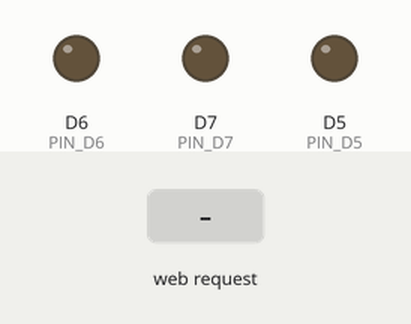
Recording of a sketch running on a simulated ESP8266 (NodeMCU). On the bench: output pins drawn as LEDs (lit = HIGH). The inputs (shaded band) are chosen by the test bench.

Above: at 1.2 s.
1.3 s: HTTP request GET /toggle?pin=d5 received
At 2.3 s:
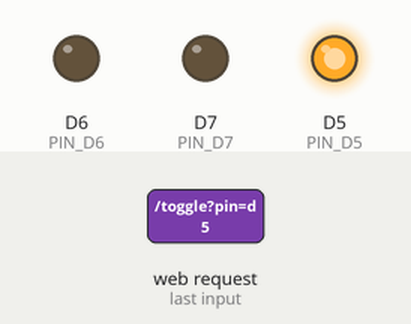
2.8 s: HTTP request GET /toggle?pin=d6 received
At 3.5 s:
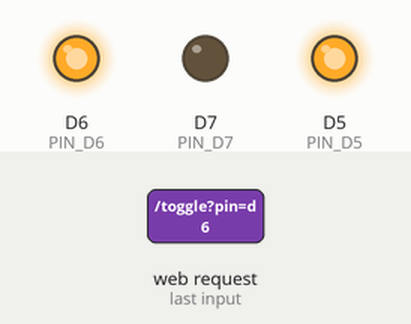
4.3 s: HTTP request GET /toggle?pin=d7 received
At 4.6 s:
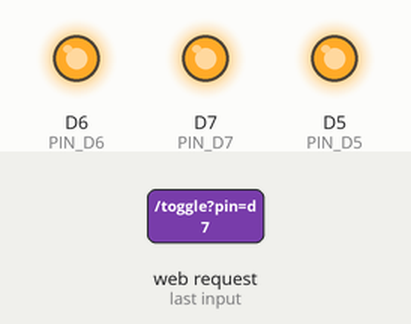
5.8 s: HTTP request GET /toggle?pin=d5 received
At 6.9 s:
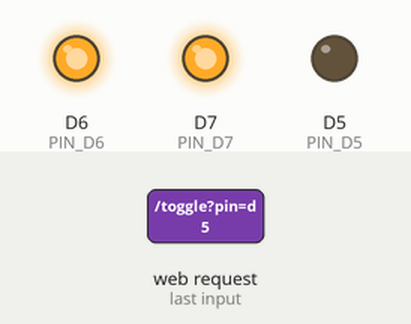
7.3 s: HTTP request GET /toggle?pin=d6 received
At 8.1 s:
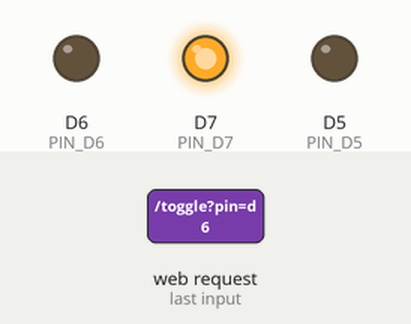
Timing chart, 0 to 9.8 s (numbered marks = the images above; inputs shaded):
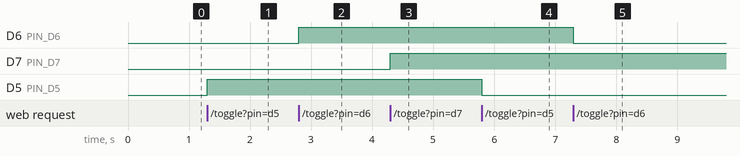

Measured:
- after the input at 1.3 s, D5 (PIN_D5): LOW → HIGH at once
- after the input at 2.8 s, D6 (PIN_D6): LOW → HIGH at once
- after the input at 4.3 s, D7 (PIN_D7): LOW → HIGH at once
- after the input at 5.8 s, D5 (PIN_D5): HIGH → LOW at once
- after the input at 7.3 s, D6 (PIN_D6): HIGH → LOW at once

The sketch:

AP_sensor_graph.ino
```cpp
#include <ESP8266WiFi.h>
#include <ESP8266WebServer.h>

const char *ssid = "ESP8266-Control-IoT";
const char *password = "12345678";
//192.168.4.1
ESP8266WebServer server(80);

const int PIN_D5 = 14;
const int PIN_D6 = 12;
const int PIN_D7 = 13;

const char INDEX_HTML[] PROGMEM = R"rawliteral(
<!DOCTYPE html>
<html>
<head>
  <meta charset="UTF-8">
  <meta name="viewport" content="width=device-width, initial-scale=1.0">
  <title>Blynk ESP8266 Dashboard</title>
  <style>
    body { background-color: #15171c; color: #a0a5b1; font-family: sans-serif; text-align: center; margin: 0; padding: 15px; }
    h2 { font-size: 13px; letter-spacing: 2px; color: #5f6675; text-transform: uppercase; margin-bottom: 15px; }

    .card { background: #1e222b; border-radius: 12px; padding: 15px; margin: 12px auto; max-width: 320px; box-shadow: 0 4px 15px rgba(0,0,0,0.4); box-sizing: border-box; }

    /* Header การ์ดแบบมีปุ่ม Export */
    .card-title-bar { display: flex; justify-content: space-between; align-items: center; margin-bottom: 12px; }
    .card-title { font-size: 11px; color: #6b7280; font-weight: bold; letter-spacing: 1px; margin: 0; text-align: left; }

    .card-gauge { padding-bottom: 25px; }

    /* ปุ่ม Export CSV */
    .btn-export { background: #00e5ff; color: #15171c; border: none; padding: 4px 10px; border-radius: 4px; font-size: 10px; font-weight: bold; cursor: pointer; transition: 0.2s; outline: none; }
    .btn-export:active { transform: scale(0.95); background: #00b3cc; }

    /* ปุ่มกด Blynk */
    .btn-container { display: flex; justify-content: space-around; align-items: center; }
    .btn-wrap { display: flex; flex-direction: column; align-items: center; }
    .btn { width: 65px; height: 65px; border-radius: 50%; background: #15171c; border: 3px solid #2d333f; color: #5f6675; font-size: 15px; font-weight: bold; cursor: pointer; transition: all 0.2s ease; outline: none; }
    .btn-sub { font-size: 11px; color: #5f6675; margin-top: 8px; }

    .btn.d5.active { border-color: #e74c3c; color: #e74c3c; box-shadow: 0 0 15px rgba(231, 76, 60, 0.4); }
    .btn.d6.active { border-color: #f1c40f; color: #f1c40f; box-shadow: 0 0 15px rgba(241, 196, 15, 0.4); }
    .btn.d7.active { border-color: #2ecc71; color: #2ecc71; box-shadow: 0 0 15px rgba(46, 204, 113, 0.4); }

    /* เกจวัดความเร็ว A0 */
    .gauge-box { position: relative; width: 180px; height: 135px; margin: 0 auto; }
    svg { transform: rotate(135deg); }
    circle { fill: none; stroke-width: 10; stroke-linecap: round; }
    .bg-arc { stroke: #2a2e39; }
    .val-arc { stroke: #2ecc71; stroke-dasharray: 330; stroke-dashoffset: 330; transition: stroke-dashoffset 0.3s ease; }
    .gauge-num { position: absolute; top: 42%; left: 50%; transform: translate(-50%, -50%); font-size: 32px; font-weight: bold; color: #ffffff; }
    .gauge-minmax { display: flex; justify-content: space-between; width: 140px; margin: 15px auto 0; font-size: 11px; color: #5f6675; }

    /* กราฟเส้น HTML5 Canvas */
    canvas { background: #15171c; border-radius: 8px; border: 1px solid #2a2e39; display: block; margin: 0 auto; }

    /* Terminal Console */
    .terminal { background: #0d0f14; border: 1px solid #2a2e39; border-radius: 8px; height: 120px; overflow-y: auto; font-family: 'Courier New', monospace; font-size: 11px; color: #00ff66; text-align: left; padding: 10px; box-sizing: border-box; }
    .terminal-line { margin-bottom: 4px; word-break: break-all; }
    .terminal-time { color: #5f6675; }
  </style>
</head>
<body>
  <h2>ESP8266 AP DASHBOARD</h2>

  <!-- BUTTONS CARD -->
  <div class="card">
    <div class="card-title">BUTTONS CONTROL</div>
    <div class="btn-container">
      <div class="btn-wrap">
        <button id="btnD5" class="btn d5" onclick="togglePin('d5')">D5</button>
        <div class="btn-sub">SWITCH</div>
      </div>
      <div class="btn-wrap">
        <button id="btnD6" class="btn d6" onclick="togglePin('d6')">D6</button>
        <div class="btn-sub">SWITCH</div>
      </div>
      <div class="btn-wrap">
        <button id="btnD7" class="btn d7" onclick="togglePin('d7')">D7</button>
        <div class="btn-sub">SWITCH</div>
      </div>
    </div>
  </div>

  <!-- GAUGE CARD -->
  <div class="card card-gauge">
    <div class="card-title">GAUGE (ANALOG A0)</div>
    <div class="gauge-box">
      <svg width="180" height="180">
        <circle class="bg-arc" cx="90" cy="90" r="70" stroke-dasharray="330 440" />
        <circle id="arcVal" class="val-arc" cx="90" cy="90" r="70" stroke-dasharray="330 440" />
      </svg>
      <div id="txtA0" class="gauge-num">0</div>
    </div>
    <div class="gauge-minmax">
      <span>0</span>
      <span>1023</span>
    </div>
  </div>

  <!-- GRAPH CARD -->
  <div class="card">
    <div class="card-title">REAL-TIME GRAPH (A0)</div>
    <canvas id="chartCanvas" width="290" height="120"></canvas>
  </div>

  <!-- TERMINAL CARD + EXPORT CSV -->
  <div class="card">
    <div class="card-title-bar">
      <span class="card-title">TERMINAL DATA</span>
      <button class="btn-export" onclick="exportCSV()">EXPORT CSV</button>
    </div>
    <div id="terminal" class="terminal">
      <div class="terminal-line"><span class="terminal-time">[SYS]</span> Terminal Initialized...</div>
    </div>
  </div>

<script>
  let historyData = new Array(30).fill(0); // ข้อมูลสำหรับวาดกราฟ 30 จุด
  let csvLogArray = [];                   // อาร์เรย์สะสมข้อมูลสำหรับ Export CSV

  function togglePin(pin) {
    fetch('/toggle?pin=' + pin)
      .then(res => res.json())
      .then(data => {
        setBtnState(pin, data.state);
      });
  }

  function setBtnState(pin, state) {
    const el = document.getElementById('btn' + pin.toUpperCase());
    if (state) el.classList.add('active');
    else el.classList.remove('active');
  }

  function drawChart(newVal) {
    historyData.push(newVal);
    historyData.shift();

    const canvas = document.getElementById('chartCanvas');
    const ctx = canvas.getContext('2d');
    const w = canvas.width;
    const h = canvas.height;

    ctx.clearRect(0, 0, w, h);

    ctx.strokeStyle = '#2a2e39';
    ctx.lineWidth = 1;
    for (let y = 0; y <= h; y += h / 4) {
      ctx.beginPath();
      ctx.moveTo(0, y);
      ctx.lineTo(w, y);
      ctx.stroke();
    }

    ctx.strokeStyle = '#00e5ff';
    ctx.lineWidth = 2;
    ctx.beginPath();
    let step = w / (historyData.length - 1);

    for (let i = 0; i < historyData.length; i++) {
      let x = i * step;
      let y = h - (historyData[i] / 1023.0 * (h - 10)) - 5;
      if (i === 0) ctx.moveTo(x, y);
      else ctx.lineTo(x, y);
    }
    ctx.stroke();
  }

  function appendTerminal(val) {
    const term = document.getElementById('terminal');
    const now = new Date().toLocaleTimeString();
    const voltage = (val / 1023.0 * 3.3).toFixed(2);

    // สะสมข้อมูลไว้ใน Array สำหรับ Export CSV (จำกัดไว้ไม่เกิน 500 แถวเพื่อไม่ให้หนักเบราว์เซอร์)
    csvLogArray.push({ time: now, raw: val, volt: voltage });
    if (csvLogArray.length > 500) csvLogArray.shift();

    const line = document.createElement('div');
    line.className = 'terminal-line';
    line.innerHTML = `<span class="terminal-time">[${now}]</span> A0 Raw: <b>${val}</b> (${voltage}V)`;

    term.appendChild(line);

    if (term.childNodes.length > 25) {
      term.removeChild(term.firstChild);
    }
    term.scrollTop = term.scrollHeight;
  }

  // ฟังก์ชันดาวน์โหลดไฟล์ CSV
  function exportCSV() {
    if (csvLogArray.length === 0) {
      alert("ยังไม่มีข้อมูล A0 สำหรับ Export");
      return;
    }

    let csvContent = "\uFEFFTime,A0_Raw,Voltage_V\n"; // \uFEFF ช่วยให้เปิดภาษาไทยใน Excel ได้ถูกต้อง
    csvLogArray.forEach(row => {
      csvContent += `"${row.time}",${row.raw},${row.volt}\n`;
    });

    const blob = new Blob([csvContent], { type: 'text/csv;charset=utf-8;' });
    const url = URL.createObjectURL(blob);
    const link = document.createElement('a');
    link.setAttribute('href', url);
    link.setAttribute('download', `ESP8266_A0_Data_${Date.now()}.csv`);
    document.body.appendChild(link);
    link.click();
    document.body.removeChild(link);
    URL.revokeObjectURL(url);
  }

  function updateData() {
    fetch('/getA0')
      .then(res => res.json())
      .then(data => {
        let val = data.val;
        document.getElementById('txtA0').innerText = val;
        let offset = 330 - (val / 1023.0 * 330);
        document.getElementById('arcVal').style.strokeDashoffset = offset;

        drawChart(val);
        appendTerminal(val);
      });
  }

  fetch('/status')
    .then(res => res.json())
    .then(data => {
      setBtnState('d5', data.d5);
      setBtnState('d6', data.d6);
      setBtnState('d7', data.d7);
    });

  setInterval(updateData, 500);
</script>
</body>
</html>
)rawliteral";

void handleRoot() { server.send(200, "text/html", INDEX_HTML); }

void handleGetA0() {
  int val = analogRead(A0);
  String json = "{\"val\":" + String(val) + "}";
  server.send(200, "application/json", json);
}

void handleToggle() {
  if (!server.hasArg("pin")) {
    server.send(400, "text/plain", "Bad Request");
    return;
  }
  String pin = server.arg("pin");
  int targetPin = -1;

  if (pin == "d5") targetPin = PIN_D5;
  else if (pin == "d6") targetPin = PIN_D6;
  else if (pin == "d7") targetPin = PIN_D7;

  if (targetPin != -1) {
    int currentState = digitalRead(targetPin);
    digitalWrite(targetPin, !currentState);

    String json = "{\"state\":" + String(!currentState) + "}";
    server.send(200, "application/json", json);
  } else {
    server.send(400, "text/plain", "Invalid Pin");
  }
}

void handleStatus() {
  String json = "{";
  json += "\"d5\":" + String(digitalRead(PIN_D5)) + ",";
  json += "\"d6\":" + String(digitalRead(PIN_D6)) + ",";
  json += "\"d7\":" + String(digitalRead(PIN_D7));
  json += "}";
  server.send(200, "application/json", json);
}

void setup() {
  pinMode(PIN_D5, OUTPUT);
  pinMode(PIN_D6, OUTPUT);
  pinMode(PIN_D7, OUTPUT);

  digitalWrite(PIN_D5, LOW);
  digitalWrite(PIN_D6, LOW);
  digitalWrite(PIN_D7, LOW);

  WiFi.softAP(ssid, password);

  server.on("/", handleRoot);
  server.on("/getA0", handleGetA0);
  server.on("/toggle", handleToggle);
  server.on("/status", handleStatus);

  server.begin();
}

void loop() {
  server.handleClient();
}
```
